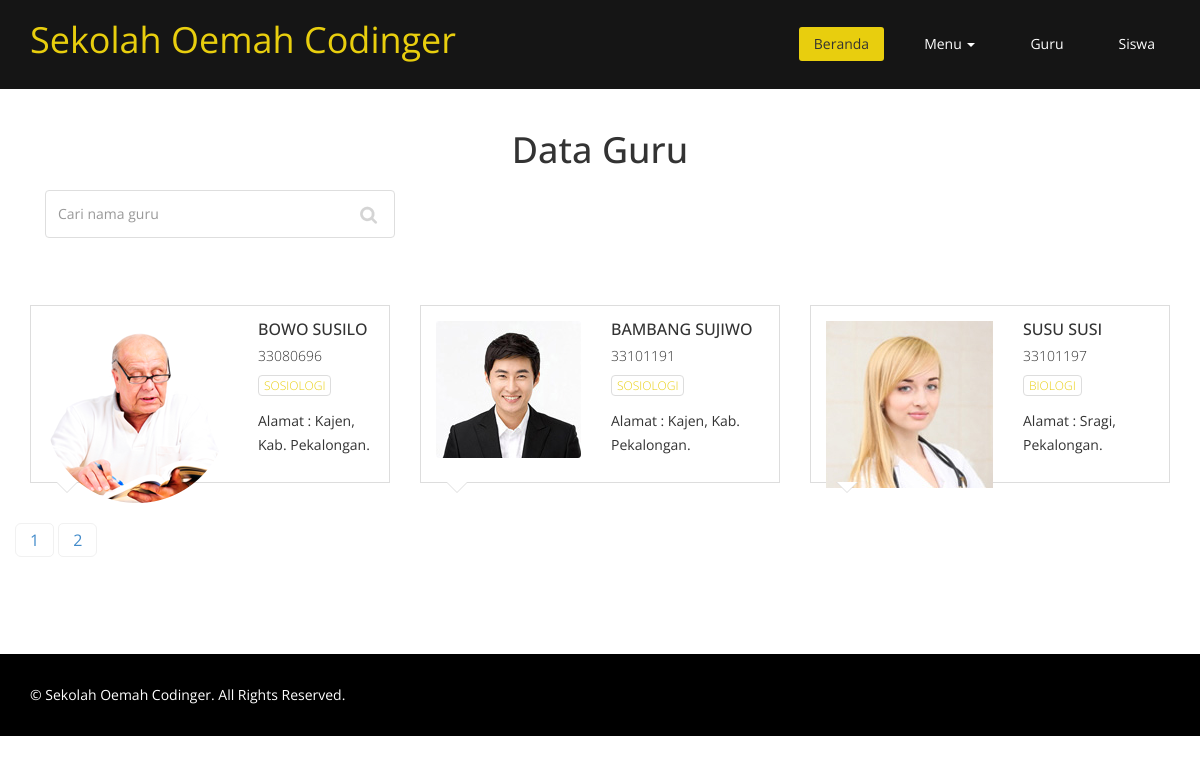
The page /index.php?page=guru on the database its author committed.
### tables this page shows
CREATE TABLE `tb_karyawan` (
  `nik` int(11) NOT NULL,
  `foto` varchar(50) NOT NULL,
  `nama_karyawan` varchar(45) NOT NULL,
  `jk` enum('L','P') NOT NULL,
  `tmp_lahir` varchar(25) NOT NULL,
  `tgl_lahir` date NOT NULL,
  `status` enum('ketua','guru','staf') NOT NULL,
  `mengajar` varchar(50) NOT NULL,
  `alamat` text NOT NULL,
  `no_hp` varchar(12) NOT NULL
);

### guru.php (the view, shortened to what this page needs)
<section id="about-us">
  <div class="container">
    <div class="skill-wrap clearfix">
      <div class="center wow fadeInDown">
        <h2>Data Guru</h2>
        <form class="col-md-4" role="form" method="POST">
          <input type="text" name="cari" class="form-control search_box" autocomplete="off"
            placeholder="Cari nama guru">
        </form>
      </div>
    </div>
    <div class="team">
      <?php
					@$cari = $_POST['cari'];
				?>
      <div class="row clearfix">
        <?php
					$halaman = 3;
					$page = isset($_GET["halaman"]) ? (int)$_GET["halaman"] : 1;
					$mulai = ($page>1) ? ($page * $halaman) - $halaman : 0;
					if(!isset($cari)){
						$sql = mysqli_query($koneksi, "SELECT * FROM tb_karyawan WHERE status='guru' LIMIT $mulai, $halaman ");
						$jml = mysqli_query($koneksi, "SELECT * FROM tb_karyawan WHERE status='guru'");
					}else{
						$sql = mysqli_query($koneksi, "SELECT * FROM tb_karyawan WHERE status='guru' AND nama_karyawan LIKE '%".$cari."%' LIMIT $mulai, $halaman  ");
						$jml = mysqli_query($koneksi, "SELECT * FROM tb_karyawan WHERE status='guru' AND nama_karyawan LIKE '%".$cari."%'");
					}
					$total = mysqli_num_rows($jml);
					$pages = ceil($total/$halaman);
					while($data = mysqli_fetch_array($sql)){
				?>
        <div class="col-md-4 col-sm-6">
          <div class="single-profile-top wow fadeInDown" data-wow-duration="1000ms" data-wow-delay="300ms">
            <div class="media">
              <div class="pull-left">
                <a href="#"><img class="media-object" src="images/guru/<?php echo $data['foto'] ?>"
                    alt="<?php echo $data['foto'] ?>"></a>
              </div>
              <div class="media-body">
                <h4><?php echo $data['nama_karyawan'] ?></h4>
                <h5><?php echo $data['nik'] ?></h5>
                <ul class="tag clearfix">
                  <li class="btn"><a href="#"><?php echo $data['mengajar'] ?></a></li>
                </ul>
              </div>
            </div>
            <p>Alamat : <?php echo $data['alamat'] ?>.</p>
          </div>
        </div>
        <?php } ?>
        <div class="row">
          <div class="col-md-12">
            <ul class="pagination pagination-lg">
              <?php for ($i=1; $i<=$pages ; $i++){ ?>
              <li><a href="?page=guru&halaman=<?php echo $i; ?>"><?php echo $i; ?></a></li>
              <?php } ?>
            </ul>
          </div>
        </div>
      </div>
    </div>
  </div>
</section>

### index.php (shortened to what this page needs)
<!DOCTYPE html>
<html lang="en">
  <head>
    <link href="css/bootstrap.min.css" rel="stylesheet">
	<link rel="stylesheet" href="css/font-awesome.min.css">
	<link href="css/animate.min.css" rel="stylesheet">
    <link href="css/prettyPhoto.css" rel="stylesheet">
	<link href="css/style.css" rel="stylesheet">
	<link href="css/responsive.css" rel="stylesheet">
  </head>
  <body class="homepage">
	<?php include"menu.php" ?>
	<?php include"content.php" ?>
	<?php include"footer.php" ?>
</body>
</html>

### menu.php (shortened to what this page needs)
<header id="header">
  <nav class="navbar navbar-fixed-top" role="banner">
    <div class="container">
      <div class="navbar-header">
        <a class="navbar-brand" href="index.php">Sekolah Oemah Codinger</a>
      </div>
      <div class="collapse navbar-collapse navbar-right">
        <ul class="nav navbar-nav">
          <li class="active"><a href="index.php">Beranda</a></li>
          <li class="dropdown">
            <a class="dropdown-toggle" data-toggle="dropdown" href="#">Menu
              <span class="caret"></span></a>
          </li>
          <li><a href="index.php?page=guru">Guru</a></li>
          <li><a href="index.php?page=siswa">Siswa</a></li>
        </ul>
      </div>
    </div>
  </nav>
</header>

### content.php (shortened to what this page needs)
<?php
    if($_GET['page']==""){
        include 'beranda.php';
    } else if($_GET['page']=="visimisi"){
        include 'visimisi.php';
    } else if($_GET['page']=="profil"){
        include 'profil.php';
    } else if($_GET['page']=="struktur-organisasi"){
        include 'struktur.php';
    } else if($_GET['page']=="guru"){
        include 'guru.php';
    }else if($_GET['page']=="siswa"){
        include 'siswa.php';
    } else if($_GET['page']=="detail_berita"){
        include 'detail_berita.php';
    }
?>

### footer.php
<footer id="footer" class="midnight-blue">
        <div class="container">
            <div class="row">
                <div class="col-sm-6">
                    &copy; Sekolah Oemah Codinger. All Rights Reserved.
               </div>
             </div>
        </div>
    </footer>

### css/style.css (style rules this page uses)
body { background: #fff; font-family:'Open Sans', Arial, sans-serif; color:#333; line-height:1.6em; }
h1, h2, h3, h4, h5, h6 { font-weight:500; font-family:'Open Sans', Arial, sans-serif; color:#333; }
h2 { font-size: 20px; }
h4 { font-size: 16px; }
a { color: #E8CE0E; -webkit-transition: color 300ms, background-color 300ms; -moz-transition: color 300ms, background-color 300ms; -o-transition: color 300ms, background-color 300ms; transition: color 300ms, background-color 300ms; }
.center h2 { font-size: 36px; margin-top: 0; margin-bottom: 20px; }
.media>.pull-left { margin-right: 20px; }
body > section { padding: 70px 0; }
.center { text-align: center; padding-bottom: 55px; }
.navbar>.container .navbar-brand { margin-left: 0; }
.navbar-brand { padding: 0; margin:0; color:#E8CE0E; }
.navbar-header a.navbar-brand { color:#E8CE0E; }
.navbar { border-radius: 0; margin-bottom: 0; background: #151515; padding: 15px 0; padding-bottom: 0; }
.navbar-nav { margin-top: 12px; }
.navbar-nav>li { margin-left: 25px; padding-bottom: 28px; }
.navbar-fixed-top .navbar-nav > li > a { padding: 5px 15px; margin: 0; border-radius: 3px; color: #fff; line-height: 24px; display: inline-block; }
.navbar-fixed-top { border: none; }
.navbar-fixed-top .navbar-brand { font-size: 36px; line-height: 50px; color: #fff; }
.navbar-fixed-top .navbar-nav > .active > a, .navbar-fixed-top .navbar-nav > .active > a:hover, .navbar-fixed-top .navbar-nav > .active > a:focus, .navbar-fixed-top .navbar-nav > .open > a, .navbar-fixed-top .navbar-nav > .open > a:hover, .navbar-fixed-top .navbar-nav > .open > a:focus { background-color: #E8CE0E; color: #333; }
.navbar-fixed-top .navbar-collapse, .navbar-fixed-top .navbar-form { border-top: 0; padding-bottom: 0; }
.skill-wrap { display: block; overflow: hidden; margin: 60px 0; }
.team h4 { margin-top: 0; text-transform: uppercase; }
.team h5 { font-weight: 300; }
.single-profile-top, .single-profile-bottom { font-weight: 400; line-height: 24px; }
.single-profile-top, .single-profile-bottom { border: 1px solid #ddd; padding: 15px; position: relative; }
.team .btn { background:transparent; font-size: 12px; font-weight: 300; margin-bottom: 3px; padding: 1px 5px; text-transform: uppercase; border:1px solid#ddd; margin-right: 3px; }
ul.social_icons, ul.tag { list-style: none; padding: 0; margin: 10px 0; display: block; }
ul.social_icons li, ul.tag li { display: inline-block; margin-right: 5px; }
.team .single-profile-top:before, .team .single-profile-top:after { content: ""; position: absolute; width: 0; height: 0; border-style: solid; }
.team .single-profile-top:before { left:26px; bottom: -20px; border-width: 10px; border-color:#fff transparent transparent transparent; z-index: 1; }
.team .single-profile-top:after { left: 25px; bottom: -22px; border-style: solid; border-width: 11px; border-color:#ddd transparent transparent transparent; z-index: 0; }
ul.pagination > li > a { border: 1px solid #F1F1F1; margin-right:5px; border-radius: 5px; font-size: 16px; padding: 5px 14px; }
.search_box { background-image: url("../images/search_icon.png"); background-position: 314px 15px; background-repeat: no-repeat; border-color: #DEDEDE; height: 48px; outline: medium none; box-shadow: none; }
#footer { padding-top: 30px; padding-bottom: 30px; color: #fff; background: #000; }

### rows shown on the page
tb_karyawan: foto (picture), nama_karyawan "BOWO SUSILO", nik "33080696", mengajar "SOSIOLOGI", alamat "Kajen, Kab. Pekalongan"
tb_karyawan: foto (picture), nama_karyawan "BAMBANG SUJIWO", nik "33101191", mengajar "SOSIOLOGI", alamat "Kajen, Kab. Pekalongan"
tb_karyawan: foto (picture), nama_karyawan "SUSU SUSI", nik "33101197", mengajar "BIOLOGI", alamat "Sragi, Pekalongan"
